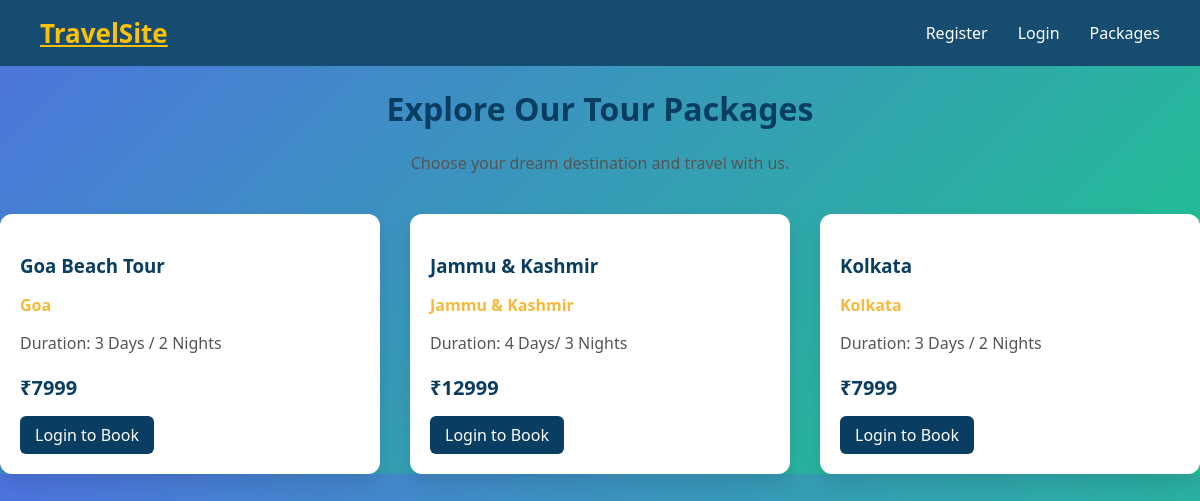
Page /packages/ on the committed database.
### tour/models.py (models this page shows, shortened)
class Package(models.Model):
    title = models.CharField(max_length=200)
    destination = models.ForeignKey(Destination, on_delete=models.CASCADE)
    price = models.IntegerField()
    duration = models.CharField(max_length=100)
    description = models.TextField()

class Destination(models.Model):
    name = models.CharField(max_length=100)
    location = models.CharField(max_length=100)
    description = models.TextField()

### tour/views.py (the view)
# urls.py: path('packages/', views.packages, name="packages"),
def packages(request):
    packages = Package.objects.all()
    return render(request, "tour/packages.html", {"packages": packages})

### tour/templates/tour/packages.html (shortened to what this page needs)
{% extends 'tour/base.html' %}
{% block content %}
<div class="packages-header">
    <h1>Explore Our Tour Packages</h1>
    <p>Choose your dream destination and travel with us.</p>
</div>
<div class="packages-grid">
    {% for p in packages %}
    <div class="package-card">
        <div class="package-content">
            <h3>{{ p.title }}</h3>
            <p class="destination">{{ p.destination.name }}</p>
            <p class="duration">Duration: {{ p.duration }}</p>
            <p class="price">₹{{ p.price }}</p>
            {% if user.is_authenticated %}
                <a href="{% url 'book' p.id %}" class="package-btn">Book Now</a>
            {% else %}
                <a href="{% url 'login' %}" class="package-btn">Login to Book</a>
            {% endif %}
        </div>
    </div>
    {% empty %}
        <p>No packages available.</p>
    {% endfor %}
</div>
{% endblock %}

### tour/templates/tour/base.html (shortened to what this page needs)
{% load static %}
<!DOCTYPE html>
<html>
<head>
    <link rel="stylesheet" href="{% static 'css/style.css' %}">
</head>
<body>
<header class="navbar">
    <div class="logo">
        <a href="{% url 'home' %}">TravelSite</a>
    </div>
    <div class="nav-right">
        {% if user.is_authenticated %}
            <span class="welcome">Welcome {{ user.username }}</span>
        <a href="{% url 'packages' %}">Packages</a>
        <a href="{% url 'my_bookings' %}">My Bookings</a>
<form method="POST" action="{% url 'logout' %}" style="display:inline;">
    {% csrf_token %}
    <button type="submit" class="logout-btn">Logout</button>
</form>        {% else %}
            <a href="{% url 'register' %}">Register</a>
            <a href="{% url 'login' %}">Login</a>
            <a href="{% url 'packages' %}">Packages</a>
        {% endif %}
    </div>
</header>
<div class="container">
    {% block content %}
    {% endblock %}
</div>
</body>
</html>

### tour/static/css/style.css (style rules this page uses)
.navbar { display: flex; justify-content: space-between; align-items: center; background-color: #154c6f; padding: 15px 40px; }
.logo a { font-size: 26px; font-weight: bold; color: #ffc107; }
.nav-right { display: flex; align-items: center; gap: 30px; }
.nav-right a { text-decoration: none; color: white; font-weight: 500; transition: 0.3s; }
body { margin: 0; font-family: 'Segoe UI', sans-serif; background: linear-gradient(135deg, #4e73df, #1cc88a); }
.packages-header { text-align: center; margin-bottom: 40px; }
.packages-header h1 { font-size: 32px; color: #0a3d62; }
.packages-header p { color: #555; }
.packages-grid { display: grid; grid-template-columns: repeat(auto-fit, minmax(280px, 1fr)); gap: 30px; }
.package-card { background: white; border-radius: 12px; overflow: hidden; box-shadow: 0 10px 20px rgba(0,0,0,0.1); transition: 0.4s; }
.package-content { padding: 20px; }
.package-content h3 { margin-bottom: 10px; color: #0a3d62; }
.destination { font-weight: bold; color: #f6b93b; margin-bottom: 5px; }
.duration { color: #555; margin-bottom: 10px; }
.price { font-size: 20px; font-weight: bold; color: #0a3d62; margin-bottom: 15px; }
.package-btn { display: inline-block; padding: 8px 15px; background-color: #0a3d62; color: white; text-decoration: none; border-radius: 6px; transition: 0.3s; }

### rows in the picture
Package: title "Goa Beach Tour", destination.name "Goa", duration "3 Days / 2 Nights", price "7999"
Package: title "Jammu & Kashmir", destination.name "Jammu & Kashmir", duration "4 Days/ 3 Nights", price "12999"
Package: title "Kolkata", destination.name "Kolkata", duration "3 Days / 2 Nights", price "7999"
